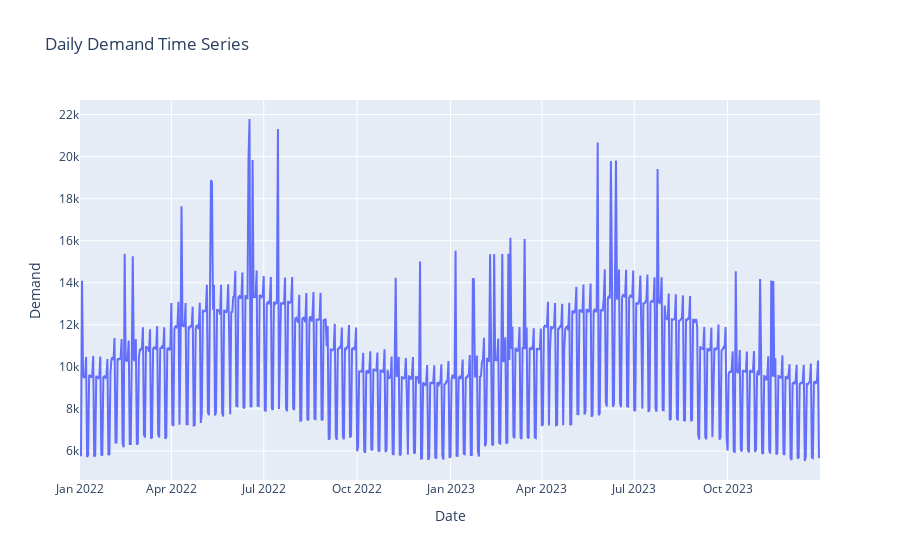

This figure's notebook cell:
### Code cell
# Visualize the time series
fig = px.line(prophet_df, x='ds', y='y', title='Daily Demand Time Series')
fig.update_layout(xaxis_title='Date', yaxis_title='Demand')
fig.show()

### Figure 1 — Plotly figure (JSON) as saved in the notebook; plotly's stock layout.template omitted (floating-point values rounded to 4 significant figures; data arrays with more than 128 entries replaced by an {"elided": "..."} marker saying what was removed)
{"data": [{"hovertemplate": "ds=%{x}<br>y=%{y}<extra></extra>", "legendgroup": "", "line": {"color": "#636efa", "dash": "solid"}, "marker": {"symbol": "circle"}, "mode": "lines", "name": "", "orientation": "v", "showlegend": false, "type": "scatter", "x": {"elided": "730 str values"}, "xaxis": "x", "y": {"elided": "730 int values"}, "yaxis": "y"}], "layout": {"legend": {"tracegroupgap": 0}, "title": {"text": "Daily Demand Time Series"}, "xaxis": {"anchor": "y", "domain": [0, 1], "title": {"text": "Date"}}, "yaxis": {"anchor": "x", "domain": [0, 1], "title": {"text": "Demand"}}}}
